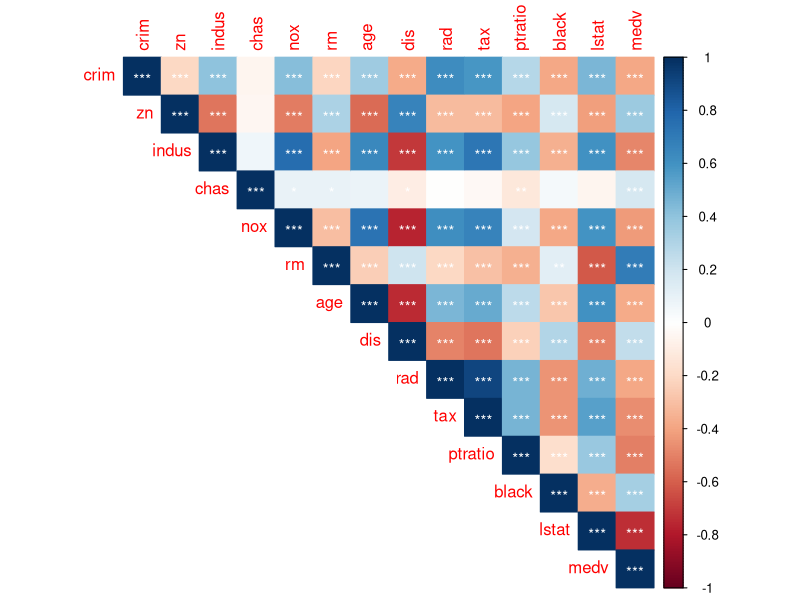
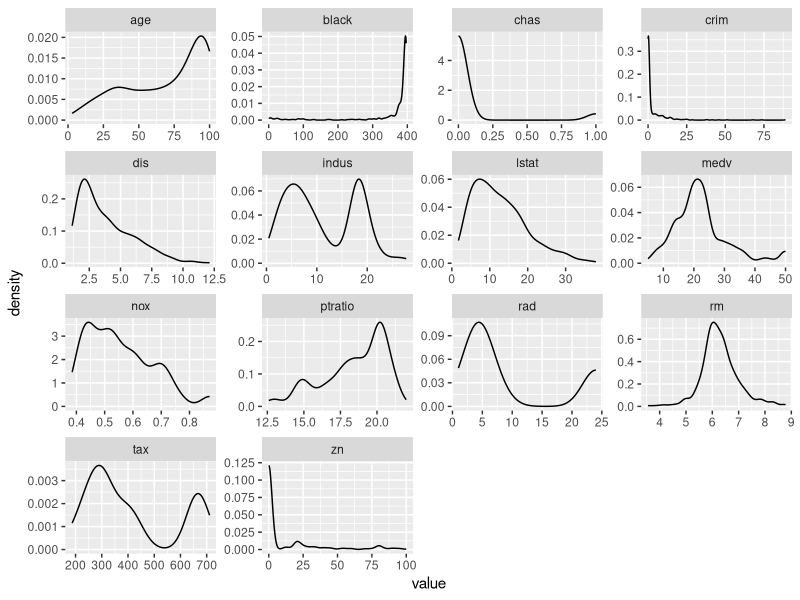
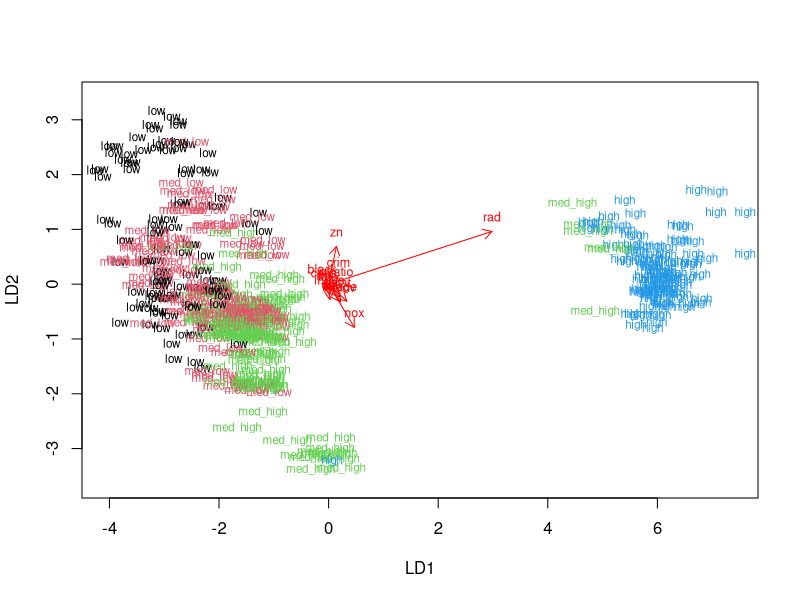
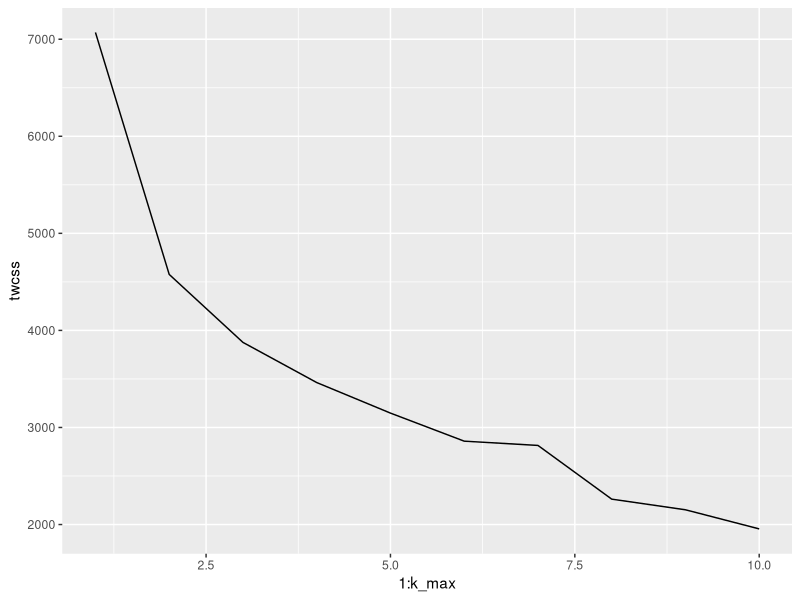
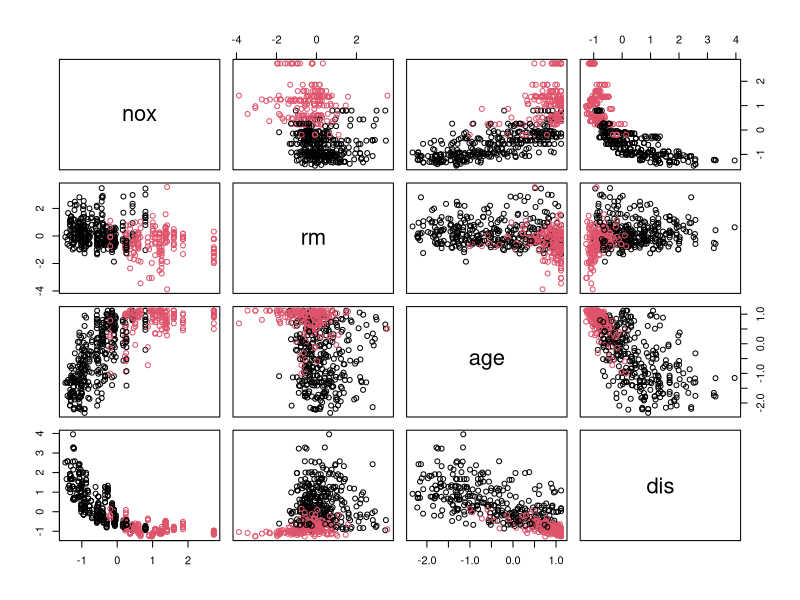

Here is the R script that generated these plots, in order:
## ---- chunk 1
# load the Boston data and explore
library(MASS)
data("Boston")
dim(Boston)
summary(Boston)
str(Boston)
## ---- chunk 2
# 3 Graphical overview
library(tidyverse)
library(corrplot)
cor_matrix <- cor(Boston) 
cor_matrix %>% round(2)
# significance tests for corr matrix
res <- cor.mtest(Boston, conf.level = .95)
# draw the corrplot with sig levels
corrplot(cor_matrix, p.mat = res$p, insig = "label_sig", sig.level = c(.001, .01, .05), pch.cex = .9, pch.col = "white", method="color", type="upper")
## ---- chunk 3
library(ggplot2)
library(purrr)
# keeo() drops all factor variables from plotting
# gather() unpivots data to key - value pairs
# ggplot () draws densityplot from all remaining variables
Boston %>% keep(is.numeric) %>% gather() %>% 
  ggplot(aes(value)) + facet_wrap(~ key, scales = "free") + geom_density()

## ---- chunk 4
# scale all variables and convert into dataframe format
boston_scaled <- scale(Boston)
boston_scaled <- as.data.frame(boston_scaled)
summary(boston_scaled)

## ---- chunk 5
# create a quantile vector / categorical variable from CRIM (crime rate)
bins <- quantile(boston_scaled$crim)
crimelabels <- c()
crime <- cut(boston_scaled$crim, breaks = bins, include.lowest = TRUE, labels = c("low", "med_low", "med_high", "high"))
# add the new CRIME to the dataset
boston_scaled$crime <- crime
table(crime)

## ---- chunk 6
# divide the dataset to train and test
# count the n of rows
n <- nrow(boston_scaled)
# random select 80% of rows and save row numbers into IND
ind <- sample(n, size = n * 0.8)
# create train and test datasets based on IND
train <- boston_scaled[ind,]
test <- boston_scaled[-ind,]
## ---- chunk 7

# drop the rows with missing values in CRIME
train <- train[complete.cases(crime),]
# create the LDA model with crime as target and all other variables (~.) as predictors
lda.fit <- lda(crime ~., data = train)
lda.fit

## ---- chunk 8
# draw the LDA(bi) plot
# the function for lda biplot arrows
lda.arrows <- function(x, myscale = 1, arrow_heads = 0.1, color = "red", tex = 0.75, choices = c(1,2)){
  heads <- coef(x)
  arrows(x0 = 0, y0 = 0, 
         x1 = myscale * heads[,choices[1]], 
         y1 = myscale * heads[,choices[2]], col=color, length = arrow_heads)
  text(myscale * heads[,choices], labels = row.names(heads), 
       cex = tex, col=color, pos=3)
}

# target classes as numeric
classes <- as.numeric(train$crime)

# plot the lda results
plot(lda.fit, dimen = 2, col = classes, pch = classes)
lda.arrows(lda.fit, myscale = 1)
## ---- chunk 9
# save the correct classes from test data
correct_classes <- test$crime
# drop the original CRIM variable
test <- dplyr::select(test, -crime)
# Predict LDA
lda.pred <- predict(lda.fit, newdata = test)
table(correct = correct_classes, predicted = lda.pred$class)
## ---- chunk 10

# Load the data again and standardize it
data(Boston)
boston_sc <- scale(Boston)
# Compute distances (Euclidean is the default)
dist_eu <- dist(boston_sc)
dist_man <- dist(boston_sc, method="manhattan")
summary(dist_eu)
summary(dist_man)

## ---- chunk 11
km <- kmeans(boston_sc, centers = 4)
## ---- chunk 12
# K-means might produce different results every time, because it randomly assigns the initial cluster centers. The function set.seed() can be used to deal with that.
set.seed(123)
# set the max number of clusters
k_max <- 10
# count the WCSS = within cluster sum of squares and plot it
twcss <- sapply(1:k_max, function(k){kmeans(boston_sc, k)$tot.withinss})
qplot(x = 1:k_max, y = twcss, geom = 'line')


## ---- chunk 13
boston_sc <- as.data.frame(boston_sc)
# run kmeans again with 2 centroids
km <- kmeans(boston_sc, centers = 2)
# visualize the clusters
pairs(boston_sc[5:8], col = km$cluster)
